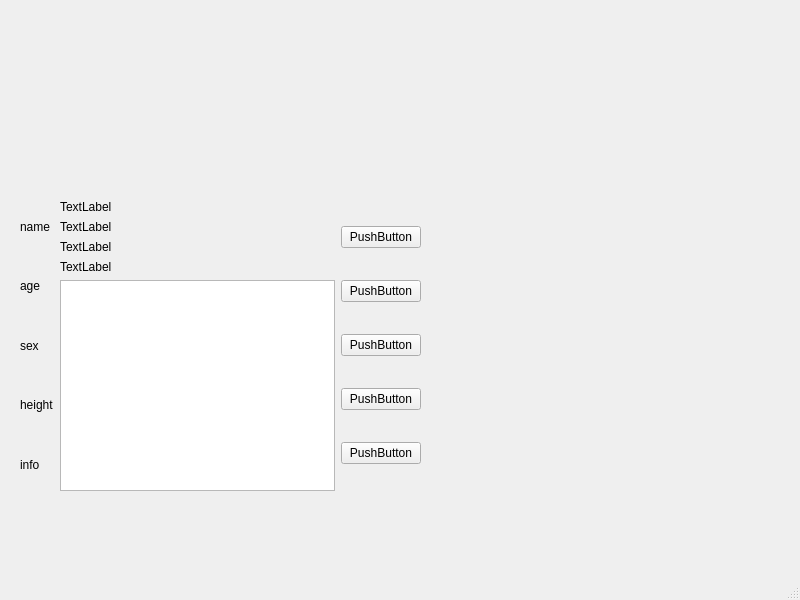
<?xml version="1.0" encoding="UTF-8"?>
<ui version="4.0">
 <class>MainWindow</class>
 <widget class="QMainWindow" name="MainWindow">
  <property name="geometry">
   <rect>
    <x>0</x>
    <y>0</y>
    <width>800</width>
    <height>600</height>
   </rect>
  </property>
  <property name="windowTitle">
   <string>MainWindow</string>
  </property>
  <widget class="QWidget" name="centralwidget">
   <widget class="QWidget" name="horizontalLayoutWidget">
    <property name="geometry">
     <rect>
      <x>20</x>
      <y>200</y>
      <width>401</width>
      <height>291</height>
     </rect>
    </property>
    <layout class="QHBoxLayout" name="horizontalLayout">
     <item>
      <layout class="QVBoxLayout" name="verticalLayout">
       <item>
        <widget class="QLabel" name="label">
         <property name="text">
          <string>name</string>
         </property>
        </widget>
       </item>
       <item>
        <widget class="QLabel" name="label_2">
         <property name="text">
          <string>age</string>
         </property>
        </widget>
       </item>
       <item>
        <widget class="QLabel" name="label_3">
         <property name="text">
          <string>sex</string>
         </property>
        </widget>
       </item>
       <item>
        <widget class="QLabel" name="label_4">
         <property name="text">
          <string>height</string>
         </property>
        </widget>
       </item>
       <item>
        <widget class="QLabel" name="label_5">
         <property name="text">
          <string>info</string>
         </property>
        </widget>
       </item>
      </layout>
     </item>
     <item>
      <layout class="QVBoxLayout" name="verticalLayout_2">
       <item>
        <widget class="QLabel" name="label_6">
         <property name="text">
          <string>TextLabel</string>
         </property>
        </widget>
       </item>
       <item>
        <widget class="QLabel" name="label_7">
         <property name="text">
          <string>TextLabel</string>
         </property>
        </widget>
       </item>
       <item>
        <widget class="QLabel" name="label_8">
         <property name="text">
          <string>TextLabel</string>
         </property>
        </widget>
       </item>
       <item>
        <widget class="QLabel" name="label_9">
         <property name="text">
          <string>TextLabel</string>
         </property>
        </widget>
       </item>
       <item>
        <widget class="QTextBrowser" name="textBrowser"/>
       </item>
      </layout>
     </item>
     <item>
      <layout class="QVBoxLayout" name="verticalLayout_3">
       <item>
        <widget class="QPushButton" name="pushButton">
         <property name="text">
          <string>PushButton</string>
         </property>
        </widget>
       </item>
       <item>
        <widget class="QPushButton" name="pushButton_2">
         <property name="text">
          <string>PushButton</string>
         </property>
        </widget>
       </item>
       <item>
        <widget class="QPushButton" name="pushButton_3">
         <property name="text">
          <string>PushButton</string>
         </property>
        </widget>
       </item>
       <item>
        <widget class="QPushButton" name="pushButton_4">
         <property name="text">
          <string>PushButton</string>
         </property>
        </widget>
       </item>
       <item>
        <widget class="QPushButton" name="pushButton_5">
         <property name="text">
          <string>PushButton</string>
         </property>
        </widget>
       </item>
      </layout>
     </item>
    </layout>
   </widget>
  </widget>
  <widget class="QMenuBar" name="menubar">
   <property name="geometry">
    <rect>
     <x>0</x>
     <y>0</y>
     <width>800</width>
     <height>21</height>
    </rect>
   </property>
  </widget>
  <widget class="QStatusBar" name="statusbar"/>
 </widget>
 <resources/>
 <connections/>
</ui>
